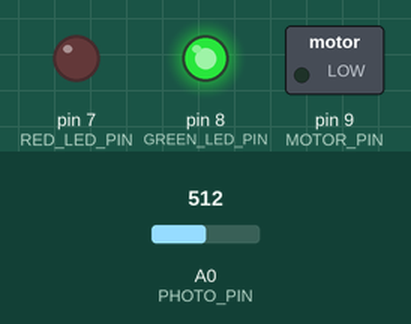
A sketch run on a simulated Arduino Uno, built with avr-gcc and run on an emulated ATmega328P. Parts: switched loads named in the sketch (green lamp = pin HIGH), output pins drawn as LEDs (lit = HIGH). The inputs (shaded band) are chosen by the test bench; at power-on: A0 (PHOTO_PIN) = 512. What the sketch prints to the serial monitor is not drawn.

Above: at 0.1 s.
At 4.6 s:
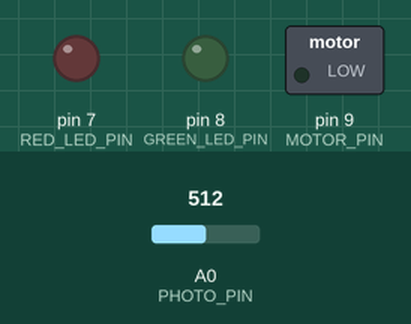
At 19.1 s:
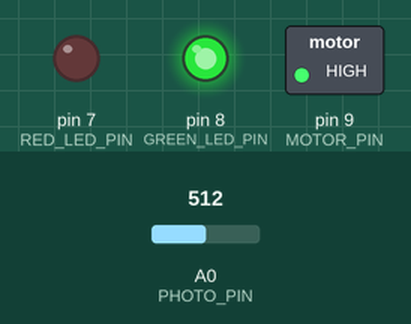
At 36.6 s:
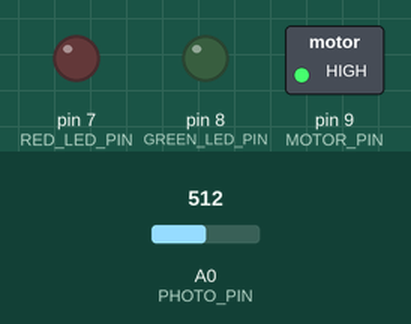
Timing chart, 0 to 38.1 s (numbered marks = the images above):
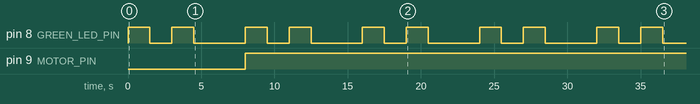

Measured:
- by itself, pin 8 (GREEN_LED_PIN): repeats every 8.0 s: LOW 1.5 s, HIGH 1.5 s, LOW 3.5 s, HIGH 1.5 s
- by itself, pin 9 (MOTOR_PIN): LOW → HIGH at 8.0 s

The sketch:

lightsensor_Motor.ino
```cpp
//--------------------------------------------------Variables---------------------------------------------------------
const int RED_LED_PIN = 7;
const int GREEN_LED_PIN = 8;
const int MOTOR_PIN = 9;
const int PHOTO_PIN = A0;
const int THRESHOLD = 10000;
const int BLINK_DURATION = 1500;
const int ACTION_DELAY = 2000;

//--------------------------------------------------------------------------------------------------------------------

void setup() {
  //---------------LEDs-----------------------
  pinMode(RED_LED_PIN, OUTPUT);
  pinMode(GREEN_LED_PIN, OUTPUT);
  //--------------DC Motor-------------------
  pinMode(MOTOR_PIN, OUTPUT);
  Serial.begin(9600);
}

//---------------------------------------------------Functions---------------------------------------------------------

void turnOnLed(int colorPin) {
  digitalWrite(colorPin, HIGH);
}

void turnOffLed(int colorPin) {
  digitalWrite(colorPin, LOW);
}

void blink(int colorPin) {
  for (int i = 0; i < 2; i++) {
    digitalWrite(colorPin, HIGH);
    delay(BLINK_DURATION);
    digitalWrite(colorPin, LOW);
    delay(BLINK_DURATION);
  }
}

void motorGo(int pin) {
  digitalWrite(pin, HIGH);
}

void motorStop(int pin){
  digitalWrite(pin, LOW);
}

void readPinAndAction(int photoPin, int motorPin) {
  int sensorValue = analogRead(photoPin);

  if (sensorValue < THRESHOLD) {
    blink(GREEN_LED_PIN);
    digitalWrite(RED_LED_PIN, LOW);
    delay(ACTION_DELAY);
    motorGo(motorPin);
  }
  else {
    blink(RED_LED_PIN);
    digitalWrite(GREEN_LED_PIN, LOW);
    delay(ACTION_DELAY);
    motorStop(motorPin);
  }
}

//----------------------------------------------------------------------------------------------------------------------

void loop() {
  readPinAndAction(PHOTO_PIN, MOTOR_PIN);
  int sensorValue = analogRead(PHOTO_PIN);
  Serial.print(sensorValue);

}
```
